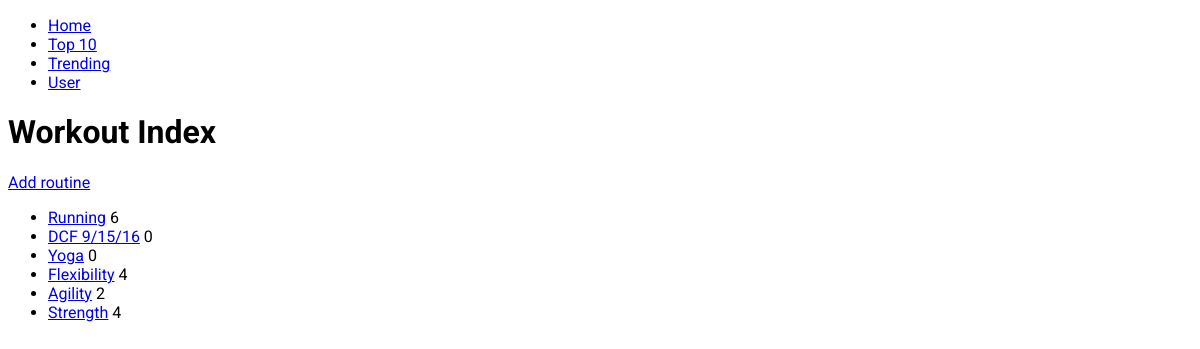
The page /workouts/ on the database as committed earlier.
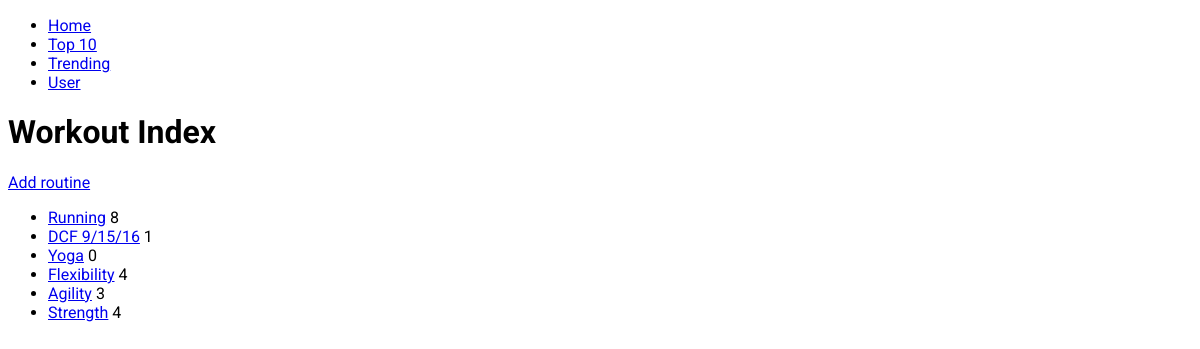
The same page on the database as committed later.
### workouts/models.py (models this page shows, shortened)
class Routine(models.Model):
  routine_text = models.CharField(max_length=200)
  pub_date = models.DateTimeField('date published')
  likes = models.IntegerField(default=0)

### workouts/views.py (the view)
def index(request):
  latest_routine_list = Routine.objects.order_by('-pub_date')[:10]
  context = {'routine_list': latest_routine_list}
  return render(request, 'workouts/index.html', context)

### workouts/templates/workouts/index.html
{% extends "./base.html" %}
{% block content %}
<h1>Workout Index</h1>
<p><a href="{% url 'workouts:add_routine' %}">Add routine</a></p>
{% if routine_list %}
    <ul>
    {% for routine in routine_list %}
        <li><a href="{% url 'workouts:detail' routine.id %}">{{ routine.routine_text }}</a><span>  {{ routine.likes }}</span></li>
    {% endfor %}
    </ul>
{% else %}
    <p>No routines are available.</p>
{% endif %}
{% endblock content %}

Rows that differ between the two databases and show on the page:
changed Routine "Running": likes "6" → "8"
changed Routine "DCF 9/15/16": likes "0" → "1"
changed Routine "Agility": likes "2" → "3"
